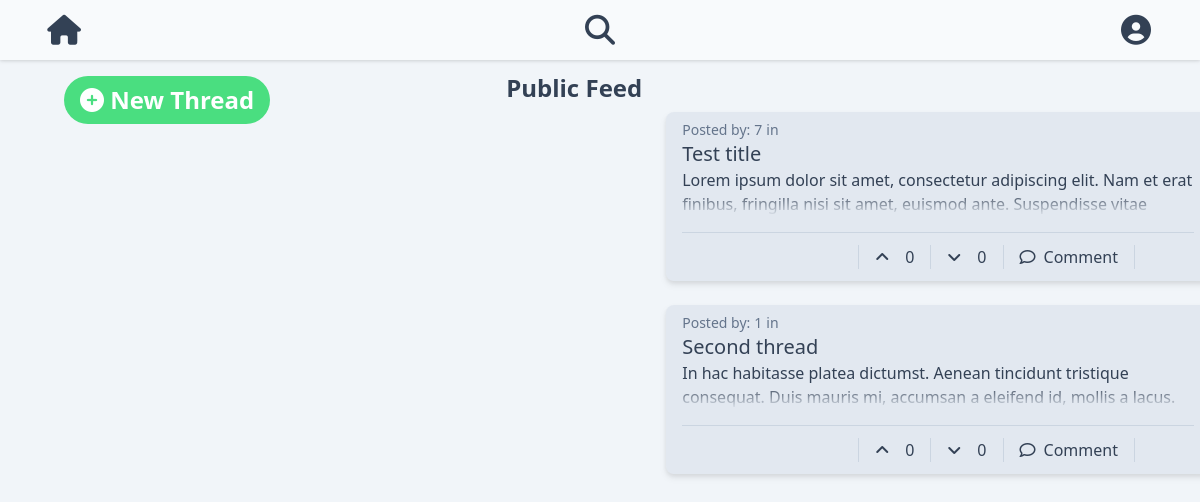
The page / on the database its author committed.
### tables this page shows
CREATE TABLE threads
(
    thread_id int NOT NULL AUTO_INCREMENT,
    thread_title varchar(255) NOT NULL,
    thread_text varchar(500) NOT NULL,
    thread_date TIMESTAMP DEFAULT CURRENT_TIMESTAMP NOT NULL,
    thread_positive_rating int DEFAULT 0,
    thread_negative_rating int DEFAULT 0,
    reply_id int,
    poster_id int NOT NULL,
    group_id int NOT NULL,
    PRIMARY KEY (thread_id),
    FOREIGN KEY (poster_id) REFERENCES users(user_id),
    FOREIGN KEY (group_id) REFERENCES groups(group_id),
    FOREIGN KEY (reply_id) REFERENCES threads(thread_id)
);

CREATE TABLE users
(
    user_id int NOT NULL AUTO_INCREMENT,
    user_nickname varchar(20) NOT NULL,
    user_password varchar(255) NOT NULL,
    user_email varchar(50) NOT NULL,
    user_profile_pic varchar(4000) DEFAULT NULL,
    user_banner varchar(4000) DEFAULT NULL,
    user_full_name varchar(255) DEFAULT NULL,
    user_gender ENUM('Male', 'Female', 'Other') DEFAULT 'Other',
    user_birthdate date,
    user_date_of_reg TIMESTAMP DEFAULT CURRENT_TIMESTAMP NOT NULL,
    user_public_flag boolean DEFAULT 1,
    user_banned boolean DEFAULT 0,
    PRIMARY KEY (user_id)    
);

### components/thread.php (the view, shortened to what this page needs)
<div class="flex flex-col px-4 py-2 mt-2 rounded-lg mx-80 thread-colorscheme text-colorscheme drop-shadow-md">
	<div class="flex flex-col">
		<div class="flex flex-row">
			<span class="text-sm text-slate-500 dark:text-slate-400">
				Posted by:
			</span>
			<object class="px-1 text-sm text-slate-500 dark:text-slate-400 hover:underline">
				<a href="<?= $context ?>/profile/<?= $threadPoster ?>">
					<?= $threadPoster ?>
				</a>
			</object>
			<span class="text-sm text-slate-500 dark:text-slate-400">
				in
			</span>
			<object class="px-1 text-sm text-slate-500 dark:text-slate-400 hover:underline">
			</object>
		</div>
		<div class="flex flex-row">
			<a href="<?= $context ?>/thread/<?= $threadId ?>">
				<h3 class="text-xl hover:underline decoration-1">
					<?= $threadTitle ?>
				</h3>
			</a>
		</div>
		<div id="<?= $threadId ?>" class="relative flex flex-col justify-center w-full h-full thread-text">
			<p class="h-12 text-base select-none max-h-52 gradient-mask-b-50">
				<?= $threadText ?>
			</p>
		</div>
		<hr class="mt-4 divider-colorscheme" />
		<div class="flex flex-row items-center justify-between px-4 mx-40 mt-2 min-h-fit">
			<button class="flex flex-row items-center justify-center w-full px-2 py-1 text-base transition-all duration-300 rounded-md hover:bg-slate-300 dark:hover:bg-slate-600">
				<i class="fa-solid fa-angle-up"></i>
				<div class="pl-4 text-base">
					<?= $threadPositiveRating ?>
				</div>
			</button>
			<button class="flex flex-row items-center justify-center w-full px-2 py-1 text-base transition-all duration-300 rounded-md hover:bg-slate-300 dark:hover:bg-slate-600">
				<i class="text-base fa-solid fa-angle-down"></i>
				<div class="pl-4 text-base ">
					<?= $threadNegativeRating ?>
				</div>
			</button>
			<a href="<?= $context ?>/thread/<?= $threadId ?>/comment" class="flex flex-row items-center justify-center w-full px-2 py-1 text-base transition-all duration-300 rounded-md hover:bg-slate-300 dark:hover:bg-slate-600">
				<i class="fa-regular fa-comment"></i>
				<span class="pl-2 text-base">
					Comment
				</span>
			</a>
		</div>
	</div>
</div>

### index.php (shortened to what this page needs)
<?php
$request = $_SERVER["REQUEST_URI"];
$exploded = explode("/", $request);
switch ($exploded[2]) {
    case ('index'):
    case ('index.php'):
    case (''):
        require_once __DIR__ . "/views/mainPageView.php";
        break;
}

### views/mainPageView.php (shortened to what this page needs)
<?php
$context = $_SERVER["CONTEXT_PREFIX"];
try {
    $db = new PDO("mysql:host=localhost;dbname=xduric06;port=/var/run/mysql/mysql.sock", 'xduric06', 'j4sipera');
} catch (PDOException $e) {
    echo "Connection error: " . $e->getMessage();
    die();
}
?>
<!DOCTYPE html>
<html class="h-full">
<head>
    <link href="<?= $context ?>/dist/style.css" rel="stylesheet">
</head>
<body class="h-full">
    <div class="flex flex-col h-full main-background-colorscheme">
        <?php
        require_once "./components/header.php";
        ?>
        <div class="flex h-full overflow-hidden">
            <aside class="flex p-1 m-1 min-w-fit ">
                <div class="flex-col items-center p-2 ">
                    <div class="flex flex-row justify-center ">
                        <a href="<?= $context ?>/submit" class="p-2 px-4 mx-12 text-2xl font-bold text-center text-white transition-all duration-300 rounded-full confirm-button-colorscheme">
                            <i class="fa-solid fa-circle-plus"></i>
                            <span class="">
                                New Thread
                            </span>
                        </a>
                    </div>
                </div>
            </aside>
            <div class="flex flex-col w-full p-2 m-1">
                <?php
                if (isset($_SESSION["loggedIn"]) && $_SESSION["loggedIn"] === true) {
                ?>
                    <h2 class="mx-40 text-2xl font-bold text-colorscheme">
                        My Feed
                    </h2>
                <?php
                } else {
                ?>
                    <h2 class="mx-40 text-2xl font-bold text-colorscheme">
                        Public Feed
                    </h2>
                <?php
                }
                ?>
                <div class="h-full overflow-auto no-scrollbar">
                    <div class="flex flex-col gap-4">
                        <?php
                        if (isset($_SESSION["loggedIn"]) && $_SESSION["loggedIn"] === true) {
                            $threadsQuery = $db->prepare("SELECT threads.thread_id, threads.thread_title, threads.thread_text, threads.group_id, threads.thread_positive_rating, threads.thread_negative_rating, users.user_id AS 'thread_poster' FROM threads
                            LEFT JOIN users ON threads.poster_id = users.user_id
                            LEFT JOIN groups ON threads.group_id = groups.group_id
                            LEFT JOIN group_members ON groups.group_id = group_members.group_id
                            WHERE group_members.user_id = ?");
                            $threadsQuery->execute([$_SESSION["username"]]);
                            while ($thread = $threadsQuery->fetch(PDO::FETCH_ASSOC)) {
                                $threadTitle = $thread["thread_title"];
                                $threadText = $thread["thread_text"];
                                $threadPoster = $thread["thread_poster"];
                                $threadId = $thread["thread_id"];
                                $threadPositiveRating = $thread["thread_positive_rating"];
                                $threadNegativeRating = $thread["thread_negative_rating"];
                                $groupId = $thread["group_id"];
                                include "./components/thread.php";
                            }
                        } else {
                            $publicThreadsQuery = $db->prepare("SELECT threads.thread_id, threads.thread_title, threads.thread_text, threads.group_id, threads.thread_positive_rating, threads.thread_negative_rating, users.user_id AS 'thread_poster' FROM threads
                            LEFT JOIN users ON threads.poster_id = users.user_id
                            LEFT JOIN groups ON threads.group_id = groups.group_id
                            WHERE groups.group_public_flag = 1");
                            $publicThreadsQuery->execute();
                            while ($publicThread = $publicThreadsQuery->fetch(PDO::FETCH_ASSOC)) {
                                $threadTitle = $publicThread["thread_title"];
                                $threadText = $publicThread["thread_text"];
                                $threadPoster = $publicThread["thread_poster"];
                                $threadId = $publicThread["thread_id"];
                                $threadPositiveRating = $publicThread["thread_positive_rating"];
                                $threadNegativeRating = $publicThread["thread_negative_rating"];
                                include "./components/thread.php";
                            }
                        }
                        ?>
                    </div>
                </div>
            </div>
        </div>
    </div>
</body>
</html>

### components/header.php (shortened to what this page needs)
<?php
$context = $_SERVER["CONTEXT_PREFIX"];
?>
<header class="relative z-50">
    <ul class="flex flex-row justify-between p-2 header-colorscheme text-colorscheme drop-shadow">
        <div class="flex">
            <a id="/" class="header-element" href="<?= $context ?>/">
                <i class="fa-solid fa-house"></i>
            </a>
        </div>
        <div class="flex flex-row">
            <button id="/browse" class="group browser-button header-element">
                <i class="fa-solid fa-magnifying-glass"></i>
            </button>
        </div>
        <div>
            <button id="/profile" class="toggle-profile-dropdown header-element">
                <i class="fa-solid fa-circle-user toggle-profile-dropdown"></i>
            </button>
        </div>
    </ul>
</header>

### rows shown on the page
threads: poster.user_id "7", thread_title "Test title", thread_text "Lorem ipsum dolor sit amet, consectetur adipiscing elit. Nam et erat finibus, fringilla nisi sit amet, euismod ante. Suspendisse vitae purus ultricies, dignissim tortor at, lacinia sapien. Nam cursus elementum maximus. Suspendisse sem lectus, mattis ac mi sed, venenatis rhoncus nisl. Phasellus a dignissim turpis.", thread_positive_rating "0", thread_negative_rating "0"
threads: poster.user_id "1", thread_title "Second thread", thread_text "In hac habitasse platea dictumst. Aenean tincidunt tristique consequat. Duis mauris mi, accumsan a eleifend id, mollis a lacus. Pellentesque malesuada imperdiet sollicitudin.", thread_positive_rating "0", thread_negative_rating "0"
